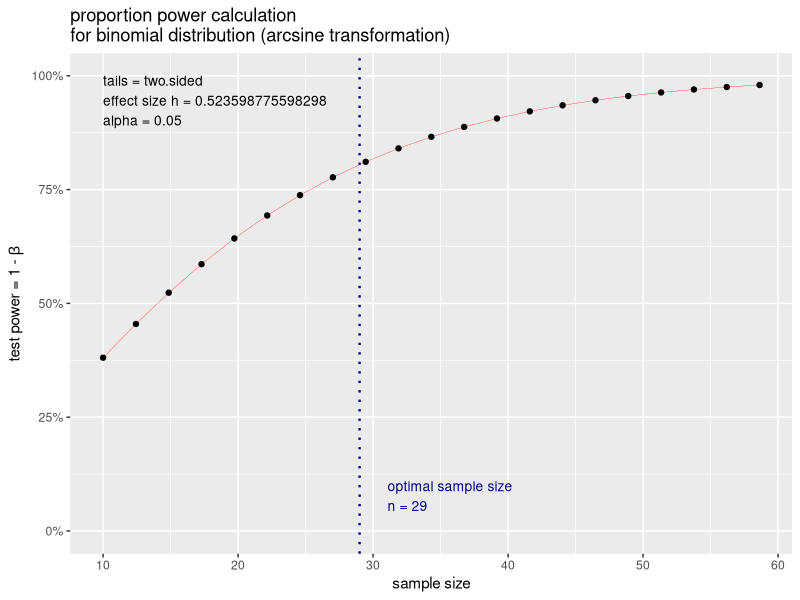
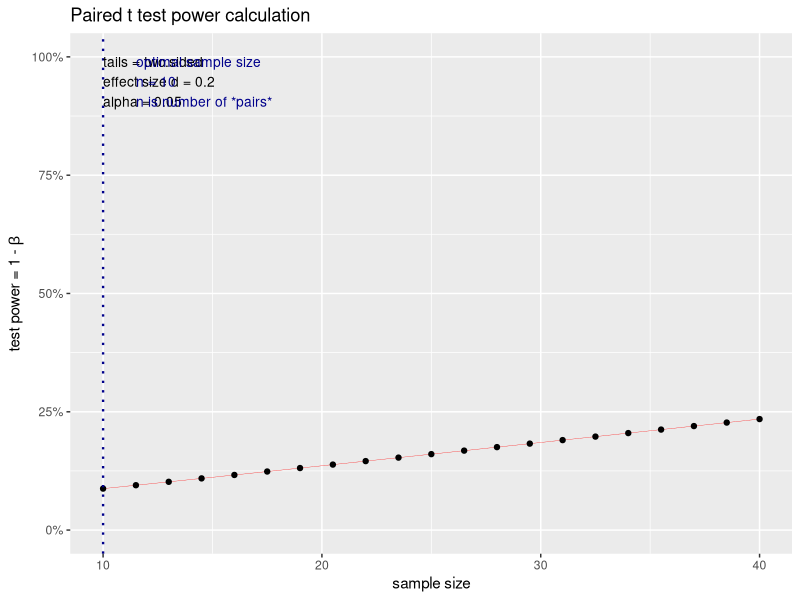
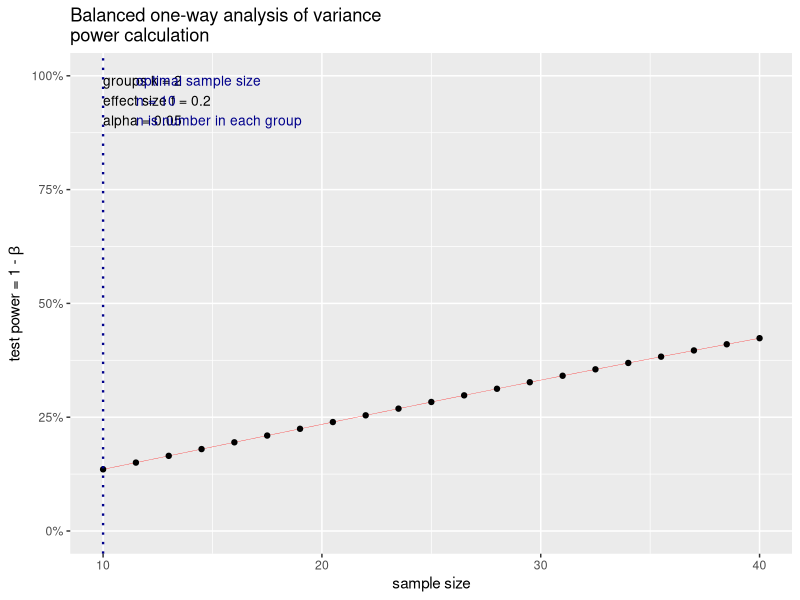

Generate these figures, in order, with R:
# Load Dataset
dl_accomodation <- read.csv("Data/Analyze_data.csv")

# Investigate required sample sizes
#install.packages("pwr")
library(pwr)
p.out <- pwr.p.test(h = ES.h(p1 = 0.75, p2 = 0.50),
                    sig.level = 0.05,
                    power = 0.80)
plot(p.out)

t.out <-pwr.t.test(n = 10, d = 0.2, type = "paired", sig.level = 0.05,)

plot(t.out)

t.anova <-pwr.anova.test(k = 2, n = 10, f = 0.2, sig.level = 0.05)

plot(t.anova)
